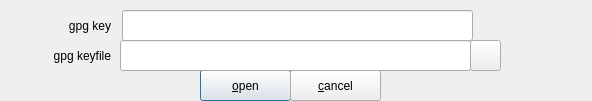
<?xml version="1.0" encoding="UTF-8"?>
<ui version="4.0">
 <class>MainWindow</class>
 <widget class="QWidget" name="MainWindow">
  <property name="windowModality">
   <enum>Qt::ApplicationModal</enum>
  </property>
  <property name="geometry">
   <rect>
    <x>0</x>
    <y>0</y>
    <width>592</width>
    <height>101</height>
   </rect>
  </property>
  <property name="windowTitle">
   <string>gpg key module</string>
  </property>
  <widget class="QWidget" name="centralWidget" native="true">
   <property name="geometry">
    <rect>
     <x>0</x>
     <y>0</y>
     <width>591</width>
     <height>101</height>
    </rect>
   </property>
   <widget class="QPushButton" name="pbOpen">
    <property name="geometry">
     <rect>
      <x>200</x>
      <y>70</y>
      <width>91</width>
      <height>31</height>
     </rect>
    </property>
    <property name="text">
     <string>&amp;open</string>
    </property>
    <property name="autoDefault">
     <bool>true</bool>
    </property>
    <property name="default">
     <bool>true</bool>
    </property>
   </widget>
   <widget class="QPushButton" name="pbCancel">
    <property name="geometry">
     <rect>
      <x>290</x>
      <y>70</y>
      <width>91</width>
      <height>31</height>
     </rect>
    </property>
    <property name="text">
     <string>&amp;cancel</string>
    </property>
    <property name="autoDefault">
     <bool>true</bool>
    </property>
   </widget>
   <widget class="QPushButton" name="pbKeyFile">
    <property name="geometry">
     <rect>
      <x>470</x>
      <y>40</y>
      <width>31</width>
      <height>31</height>
     </rect>
    </property>
    <property name="text">
     <string/>
    </property>
   </widget>
   <widget class="QLabel" name="label">
    <property name="geometry">
     <rect>
      <x>10</x>
      <y>40</y>
      <width>101</width>
      <height>31</height>
     </rect>
    </property>
    <property name="text">
     <string>gpg keyfile</string>
    </property>
    <property name="alignment">
     <set>Qt::AlignRight|Qt::AlignTrailing|Qt::AlignVCenter</set>
    </property>
   </widget>
   <widget class="QLabel" name="label_2">
    <property name="geometry">
     <rect>
      <x>0</x>
      <y>10</y>
      <width>111</width>
      <height>31</height>
     </rect>
    </property>
    <property name="text">
     <string>gpg key</string>
    </property>
    <property name="alignment">
     <set>Qt::AlignRight|Qt::AlignTrailing|Qt::AlignVCenter</set>
    </property>
   </widget>
   <widget class="QLineEdit" name="lineEditKey">
    <property name="geometry">
     <rect>
      <x>122</x>
      <y>10</y>
      <width>351</width>
      <height>31</height>
     </rect>
    </property>
   </widget>
   <widget class="QLineEdit" name="lineEditKeyFile">
    <property name="geometry">
     <rect>
      <x>120</x>
      <y>40</y>
      <width>351</width>
      <height>31</height>
     </rect>
    </property>
   </widget>
  </widget>
  <widget class="QToolBar" name="mainToolBar">
   <property name="geometry">
    <rect>
     <x>0</x>
     <y>0</y>
     <width>0</width>
     <height>6</height>
    </rect>
   </property>
  </widget>
 </widget>
 <layoutdefault spacing="6" margin="11"/>
 <tabstops>
  <tabstop>lineEditKey</tabstop>
  <tabstop>lineEditKeyFile</tabstop>
  <tabstop>pbKeyFile</tabstop>
  <tabstop>pbOpen</tabstop>
  <tabstop>pbCancel</tabstop>
 </tabstops>
 <resources/>
 <connections/>
</ui>
